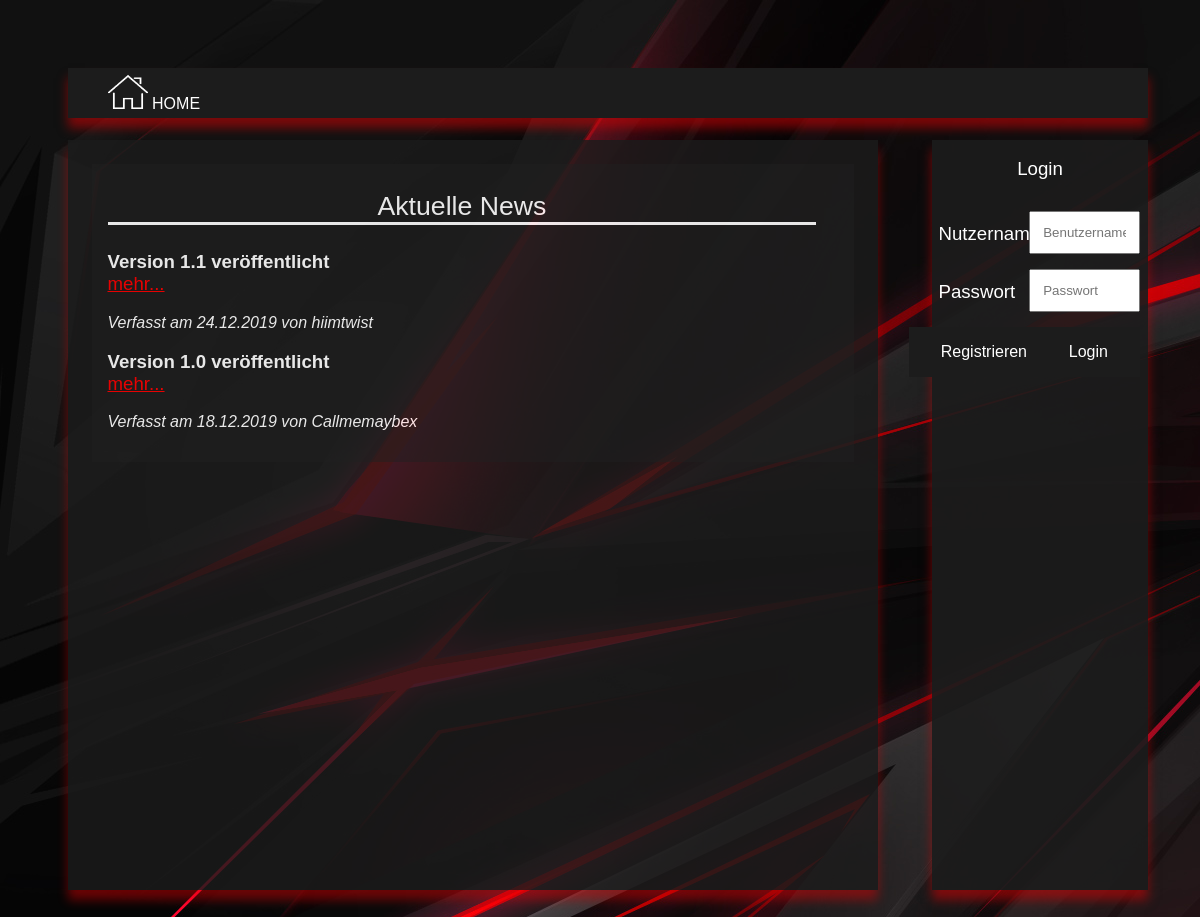
The page / on the database its author committed.
### tables this page shows
CREATE TABLE `news` (
  `n_id` int(100) NOT NULL,
  `n_eintrag` varchar(100) NOT NULL,
  `n_datum` varchar(50) NOT NULL,
  `n_autor` varchar(50) NOT NULL,
  `n_text` text NOT NULL
);

### htdocs/Startseite.php (the view, shortened to what this page needs)
<div id="news_start">
	<div id="startnews">
		<p style="text-align: center; font-size: 20pt; 	color: white; border-bottom: solid; width: 95%;">Aktuelle News</p>
		<?php
			$i = 0;
			$connect = new mysqli('localhost', 'root', 'aneLX1smurf!','user');
			$connect->set_charset("utf8");
			$abfrage = "Select n_eintrag,n_datum,n_autor from news order by n_datum desc";
			$ergebnis = $connect->query($abfrage);
			if($ergebnis->num_rows> 0){
				while($row=$ergebnis->fetch_assoc()) {
					$i++;
					$news[$i] = array($row["n_eintrag"],$row["n_datum"],$row["n_autor"]);
					$date = date_create($news[$i][1]);
					$datum = date_format($date, 'd.m.Y');
					echo '<p style="font-size: 14pt; width: 40%;"><b>'.$news[$i][0].'</b><br><a href="index.php?page=news&title='.$news[$i][0].'">mehr...</a></p>
					<p style="font-size: 12pt;"><i>Verfasst am '.$datum.' von '.$news[$i][2].'</i></p>';
				}
			}
		?>
	</div>
</div>

### htdocs/media/style.css (style rules this page uses)
a { color: red; }
body { background-image: url("background.jpg"); background-repeat:no-repeat; }
#news_start { position: relative; background-color: rgb(30,30,30); color: white; margin-left: 3%; margin-top: 3%; float: left; width: 94%; box-sizing: border-box; height: auto; z-index: 2; }
#startnews { padding: 0 0 2% 2%; float: left; height: 85%; width: 98%; z-index: 3; overflow: auto; }

### rows shown on the page
news: n_eintrag "Version 1.1 veröffentlicht", n_datum "24.12.2019", n_autor "hiimtwist"
news: n_eintrag "Version 1.0 veröffentlicht", n_datum "18.12.2019", n_autor "Callmemaybex"
